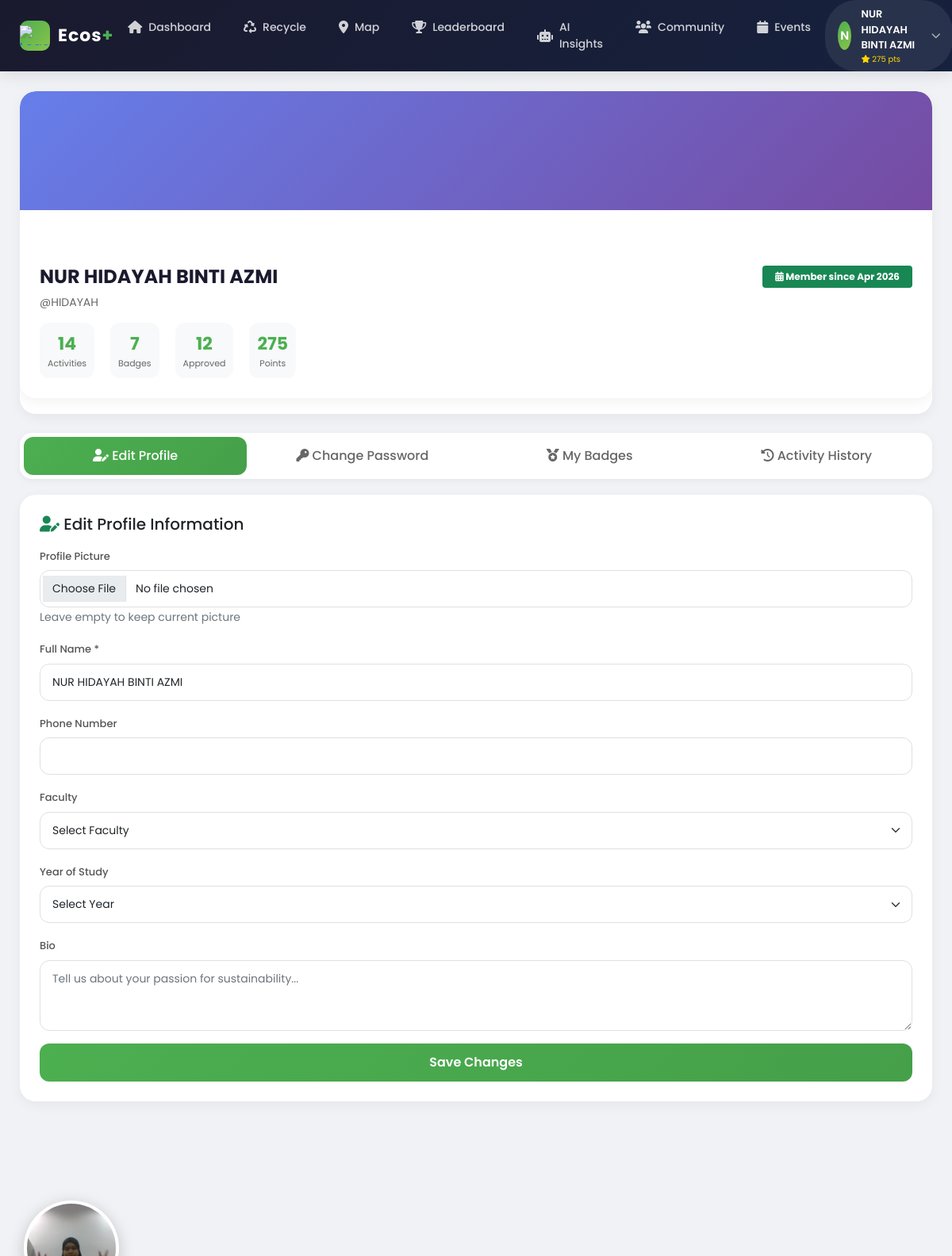
The app's page /profile.php (signed in) with its own data.
### tables this page shows
CREATE TABLE `users` (
  `id` int(11) NOT NULL,
  `username` varchar(50) NOT NULL,
  `email` varchar(100) NOT NULL,
  `password` varchar(255) NOT NULL,
  `full_name` varchar(100) NOT NULL,
  `bio` text DEFAULT NULL,
  `profile_image` varchar(255) DEFAULT NULL,
  `phone` varchar(20) DEFAULT NULL,
  `faculty` varchar(100) DEFAULT NULL,
  `year_of_study` int(11) DEFAULT NULL,
  `student_id` varchar(20) DEFAULT NULL,
  `role` enum('user','admin') DEFAULT 'user',
  `points` int(11) DEFAULT 0,
  `theme` enum('light','dark') DEFAULT 'light',
  `language` enum('en','ms') DEFAULT 'en',
  `email_verified` tinyint(1) DEFAULT 1,
  `reset_token` varchar(255) DEFAULT NULL,
  `reset_expires` timestamp NULL DEFAULT NULL,
  `is_active` tinyint(1) DEFAULT 1,
  `created_at` timestamp NOT NULL DEFAULT current_timestamp(),
  `last_login` timestamp NULL DEFAULT NULL,
  `default_privacy` enum('public','followers','private') DEFAULT 'public'
);

### includes/auth.php (called while the page is built, shortened)
<?php
function getConnection() {
    static $conn = null;
    if ($conn === null) {
        $host = 'localhost';
        $user = 'root';
        $password = '';
        $database = 'ecos_plus';
        $conn = new mysqli($host, $user, $password, $database);
    }
    return $conn;
}
function getCurrentUser() {
    $conn = getConnection();
    $user_id = $_SESSION['user_id'];
    $sql = "SELECT id, email, full_name, phone, points, role, profile_image, bio, created_at FROM users WHERE id = ?";
    $stmt = $conn->prepare($sql);
    $stmt->bind_param("i", $user_id);
    $stmt->execute();
    $result = $stmt->get_result();
    $user = $result->fetch_assoc();
    return $user;
}
?>

### profile.php (the view, shortened to what this page needs)
<?php
require_once 'includes/auth.php';
$conn = getConnection();
$user_id = $_SESSION['user_id'];
$navbar_user = getCurrentUser();
$navbar_initial = $navbar_user ? strtoupper(substr($navbar_user['full_name'], 0, 1)) : 'U';
$userQuery = "SELECT * FROM users WHERE id = ?";
$stmt = $conn->prepare($userQuery);
$stmt->bind_param("i", $user_id);
$stmt->execute();
$user = $stmt->get_result()->fetch_assoc();
$statsQuery = "SELECT
                COUNT(*) as total_activities,
                SUM(CASE WHEN status = 'approved' THEN 1 ELSE 0 END) as approved_count,
                SUM(CASE WHEN status = 'pending' THEN 1 ELSE 0 END) as pending_count,
                SUM(points_earned) as total_points_earned
               FROM activities WHERE user_id = ?";
$stmt = $conn->prepare($statsQuery);
$stmt->bind_param("i", $user_id);
$stmt->execute();
$stats = $stmt->get_result()->fetch_assoc();
$badgesQuery = "SELECT COUNT(*) as count FROM user_badges WHERE user_id = ?";
$stmt = $conn->prepare($badgesQuery);
$stmt->bind_param("i", $user_id);
$stmt->execute();
$badgesCount = $stmt->get_result()->fetch_assoc()['count'];
$user_initial = strtoupper(substr($user['full_name'], 0, 1));
$profile_image = !empty($user['profile_image']) && file_exists($user['profile_image']) ? $user['profile_image'] : null;
?>
<!DOCTYPE html>
<html lang="en">
<head>
    <link href="https://cdn.jsdelivr.net/npm/bootstrap@5.1.3/dist/css/bootstrap.min.css" rel="stylesheet">
    <link rel="stylesheet" href="https://cdnjs.cloudflare.com/ajax/libs/font-awesome/6.0.0/css/all.min.css">
</head>
<body>
<nav class="navbar-custom">
    <div class="navbar-container">
        <div style="display: flex; justify-content: space-between; align-items: center;">
            <a href="dashboard.php" class="navbar-brand-custom"><div class="logo-icon">
                    <img src="assets/images/umpsa.png" alt="Logo" style="height:25px; object-fit:cover;">
                </div><div class="logo-text">Ecos<span>+</span></div></a>
            <ul class="nav-links">
                <li><a href="dashboard.php" class="nav-link-custom"><i class="fas fa-home"></i> Dashboard</a></li>
                <li><a href="activity.php" class="nav-link-custom"><i class="fas fa-recycle"></i> Recycle</a></li>
                <li><a href="map.php" class="nav-link-custom"><i class="fas fa-map-marker-alt"></i> Map</a></li>
                <li><a href="leaderboard.php" class="nav-link-custom"><i class="fas fa-trophy"></i> Leaderboard</a></li>
                <li><a href="ai-insights.php" class="nav-link-custom"><i class="fas fa-robot"></i> AI Insights</a></li>
                <li><a href="community.php" class="nav-link-custom"><i class="fas fa-users"></i> Community</a></li>
                <li><a href="events.php" class="nav-link-custom"><i class="fas fa-calendar"></i> Events</a></li>
            </ul>
            <div class="user-dropdown">
                <div class="user-trigger"><div class="user-avatar"><?php echo $navbar_initial; ?></div><div class="user-info"><span class="user-name"><?php echo htmlspecialchars($navbar_user['full_name'] ?? 'User'); ?></span><span class="user-points"><i class="fas fa-star"></i> <?php echo number_format($navbar_user['points'] ?? 0); ?> pts</span></div><i class="fas fa-chevron-down dropdown-arrow"></i></div>
            </div>
        </div>
    </div>
</nav>
<div class="container-custom">
    <div style="background: white; border-radius: 20px; overflow: hidden; box-shadow: 0 5px 15px rgba(0,0,0,0.05);">
        <div class="profile-cover"></div>
        <div class="profile-avatar-large">
            <?php if ($profile_image): ?>
                <img src="<?php echo $profile_image; ?>" alt="Profile">
            <?php else: ?>
                <div class="avatar-placeholder"><?php echo $user_initial; ?></div>
            <?php endif; ?>
        </div>
        <div class="profile-info-card" style="padding-top: 70px;">
            <div class="d-flex justify-content-between align-items-start flex-wrap">
                <div>
                    <h2 class="profile-name"><?php echo htmlspecialchars($user['full_name']); ?></h2>
                    <div class="profile-username">@<?php echo htmlspecialchars($user['username']); ?></div>
                    <div class="profile-stats">
                        <div class="stat-box"><div class="stat-number"><?php echo $stats['total_activities'] ?? 0; ?></div><div class="stat-label">Activities</div></div>
                        <div class="stat-box"><div class="stat-number"><?php echo $badgesCount; ?></div><div class="stat-label">Badges</div></div>
                        <div class="stat-box"><div class="stat-number"><?php echo $stats['approved_count'] ?? 0; ?></div><div class="stat-label">Approved</div></div>
                        <div class="stat-box"><div class="stat-number"><?php echo number_format($user['points']); ?></div><div class="stat-label">Points</div></div>
                    </div>
                </div>
                <div class="mt-2 mt-sm-0"><span class="badge bg-success px-3 py-2"><i class="fas fa-calendar-alt"></i> Member since <?php echo date('M Y', strtotime($user['created_at'])); ?></span></div>
            </div>
        </div>
    </div>
    <div class="nav-tabs-custom mt-4">
        <button class="tab-btn active" onclick="showTab('edit')"><i class="fas fa-user-edit"></i> Edit Profile</button>
        <button class="tab-btn" onclick="showTab('password')"><i class="fas fa-key"></i> Change Password</button>
        <button class="tab-btn" onclick="showTab('badges')"><i class="fas fa-medal"></i> My Badges</button>
        <button class="tab-btn" onclick="showTab('history')"><i class="fas fa-history"></i> Activity History</button>
    </div>
    <div id="tab-edit" class="tab-content">
        <div class="form-card">
            <h5 class="mb-3"><i class="fas fa-user-edit text-success"></i> Edit Profile Information</h5>
            <form method="POST" enctype="multipart/form-data">
                <div class="mb-3"><label class="form-label">Profile Picture</label><input type="file" class="form-control" name="profile_image" accept="image/*"><small class="text-muted">Leave empty to keep current picture</small></div>
                <div class="mb-3"><label class="form-label">Full Name *</label><input type="text" class="form-control" name="full_name" value="<?php echo htmlspecialchars($user['full_name']); ?>" required></div>
                <div class="mb-3"><label class="form-label">Phone Number</label><input type="tel" class="form-control" name="phone" value="<?php echo htmlspecialchars($user['phone']); ?>"></div>
                <div class="mb-3"><label class="form-label">Faculty</label><select class="form-select" name="faculty"><option value="">Select Faculty</option></select></div>
                <div class="mb-3"><label class="form-label">Year of Study</label><select class="form-select" name="year_of_study"><option value="0">Select Year</option></select></div>
                <div class="mb-3"><label class="form-label">Bio</label><textarea class="form-control" name="bio" rows="3" placeholder="Tell us about your passion for sustainability..."><?php echo htmlspecialchars($user['bio']); ?></textarea></div>
                <button type="submit" name="update_profile" class="btn-save">Save Changes</button>
            </form>
        </div>
    </div>
</div>
</body>
</html>

### profile.php (style rules this page uses)
* { margin: 0; padding: 0; box-sizing: border-box; }
body { background: #f0f2f5; font-family: 'Poppins', sans-serif; }
.navbar-custom { background: linear-gradient(135deg, #1a1a2e 0%, #16213e 100%); box-shadow: 0 4px 20px rgba(0,0,0,0.1); padding: 0; position: sticky; top: 0; z-index: 1000; }
.navbar-container { max-width: 1400px; margin: 0 auto; padding: 0 25px; }
.navbar-brand-custom { display: flex; align-items: center; gap: 10px; text-decoration: none; padding: 12px 0; }
.logo-icon { width: 38px; height: 38px; background: linear-gradient(135deg, #4CAF50, #8BC34A); border-radius: 10px; display: flex; align-items: center; justify-content: center; }
.logo-text { font-size: 22px; font-weight: 700; color: white; letter-spacing: 1px; }
.logo-text span { color: #4CAF50; }
.nav-links { display: flex; gap: 5px; margin: 0; padding: 0; list-style: none; }
.nav-link-custom { display: flex; align-items: center; gap: 8px; padding: 10px 18px; color: rgba(255,255,255,0.8); text-decoration: none; font-weight: 500; font-size: 14px; border-radius: 12px; transition: all 0.3s ease; }
.nav-link-custom i { font-size: 16px; }
.user-dropdown { position: relative; cursor: pointer; }
.user-trigger { display: flex; align-items: center; gap: 12px; padding: 8px 16px; background: rgba(255,255,255,0.08); border-radius: 40px; transition: all 0.3s ease; }
.user-avatar { width: 36px; height: 36px; border-radius: 50%; background: linear-gradient(135deg, #4CAF50, #8BC34A); display: flex; align-items: center; justify-content: center; font-weight: 600; font-size: 15px; color: white; }
.user-info { display: flex; flex-direction: column; }
.user-name { font-size: 13px; font-weight: 600; color: white; }
.user-points { font-size: 10px; color: #FFD700; }
.dropdown-arrow { color: rgba(255,255,255,0.6); font-size: 12px; transition: transform 0.3s; }
.container-custom { max-width: 1200px; margin: 0 auto; padding: 25px; }
.profile-cover { background: linear-gradient(135deg, #667eea 0%, #764ba2 100%); height: 150px; border-radius: 20px 20px 0 0; position: relative; }
.profile-avatar-large { position: absolute; bottom: -50px; left: 30px; width: 120px; height: 120px; border-radius: 50%; background: white; padding: 4px; box-shadow: 0 5px 20px rgba(0,0,0,0.2); }
.profile-avatar-large img { width: 100%; height: 100%; border-radius: 50%; object-fit: cover; }
.profile-info-card { background: white; border-radius: 20px; padding: 70px 25px 25px 25px; margin-bottom: 20px; box-shadow: 0 5px 15px rgba(0,0,0,0.05); }
.profile-name { font-size: 24px; font-weight: 700; color: #1a1a2e; }
.profile-username { color: #666; font-size: 14px; margin-bottom: 10px; }
.profile-stats { display: flex; gap: 20px; margin-top: 15px; }
.stat-box { text-align: center; flex: 1; padding: 10px; background: #f8f9fa; border-radius: 12px; }
.stat-number { font-size: 22px; font-weight: 700; color: #4CAF50; }
.stat-label { font-size: 11px; color: #666; }
.nav-tabs-custom { display: flex; gap: 5px; background: white; border-radius: 15px; padding: 5px; margin-bottom: 20px; box-shadow: 0 2px 10px rgba(0,0,0,0.05); }
.tab-btn { flex: 1; padding: 12px; border: none; background: none; border-radius: 12px; font-weight: 500; color: #666; transition: all 0.3s; }
.tab-btn.active { background: linear-gradient(135deg, #4CAF50, #45a049); color: white; }
.form-card { background: white; border-radius: 20px; padding: 25px; margin-bottom: 20px; box-shadow: 0 5px 15px rgba(0,0,0,0.05); }
.form-label { font-weight: 500; font-size: 13px; color: #555; margin-bottom: 8px; }
.form-control, .form-select { border-radius: 12px; border: 1px solid #e0e0e0; padding: 12px 15px; font-size: 14px; }
.btn-save { background: linear-gradient(135deg, #4CAF50, #45a049); color: white; border: none; padding: 12px; border-radius: 12px; font-weight: 600; width: 100%; }

### records on screen
users: full_name "N", full_name "NUR HIDAYAH BINTI AZMI", points "275", profile_image (picture), username "HIDAYAH", created_at "Apr 2026"

### other values on screen
$stats['total_activities'] "14"
$badgesCount "7"
$stats['approved_count'] "12"
